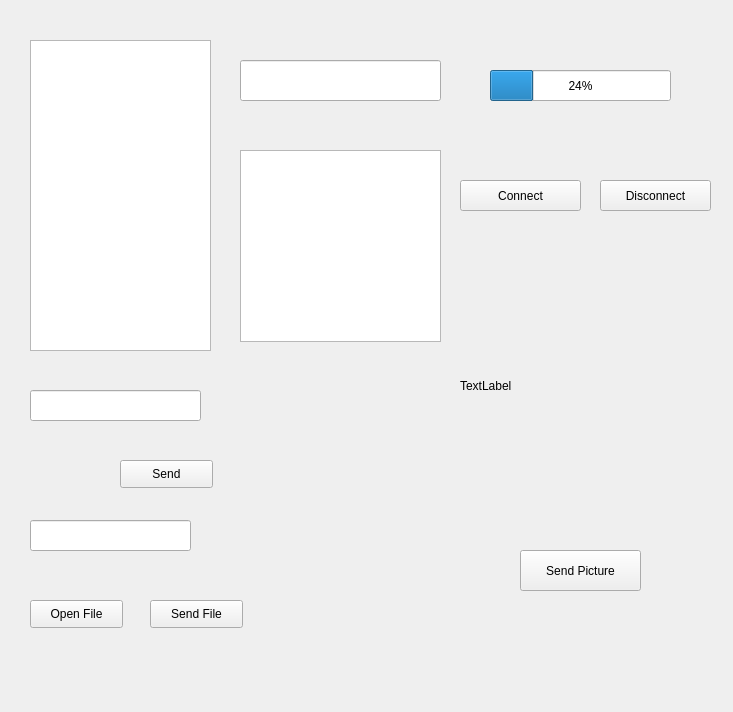
<?xml version="1.0" encoding="UTF-8"?>
<ui version="4.0">
 <class>QtClient</class>
 <widget class="QWidget" name="QtClient">
  <property name="geometry">
   <rect>
    <x>0</x>
    <y>0</y>
    <width>733</width>
    <height>712</height>
   </rect>
  </property>
  <property name="windowTitle">
   <string>QtClient</string>
  </property>
  <widget class="QLineEdit" name="lineEdit">
   <property name="geometry">
    <rect>
     <x>30</x>
     <y>390</y>
     <width>171</width>
     <height>31</height>
    </rect>
   </property>
  </widget>
  <widget class="QLineEdit" name="lineEdit_currentPath">
   <property name="geometry">
    <rect>
     <x>240</x>
     <y>60</y>
     <width>201</width>
     <height>41</height>
    </rect>
   </property>
  </widget>
  <widget class="QLineEdit" name="lineEdit_flieName">
   <property name="geometry">
    <rect>
     <x>30</x>
     <y>520</y>
     <width>161</width>
     <height>31</height>
    </rect>
   </property>
  </widget>
  <widget class="QListWidget" name="listWidget">
   <property name="geometry">
    <rect>
     <x>240</x>
     <y>150</y>
     <width>201</width>
     <height>192</height>
    </rect>
   </property>
  </widget>
  <widget class="QProgressBar" name="progressBar">
   <property name="geometry">
    <rect>
     <x>490</x>
     <y>70</y>
     <width>181</width>
     <height>31</height>
    </rect>
   </property>
   <property name="value">
    <number>24</number>
   </property>
  </widget>
  <widget class="QPushButton" name="pushButton_connect">
   <property name="geometry">
    <rect>
     <x>460</x>
     <y>180</y>
     <width>121</width>
     <height>31</height>
    </rect>
   </property>
   <property name="text">
    <string>Connect</string>
   </property>
  </widget>
  <widget class="QPushButton" name="pushButton_disconnect">
   <property name="geometry">
    <rect>
     <x>600</x>
     <y>180</y>
     <width>111</width>
     <height>31</height>
    </rect>
   </property>
   <property name="text">
    <string>Disconnect</string>
   </property>
  </widget>
  <widget class="QPushButton" name="pushButton_openFile">
   <property name="geometry">
    <rect>
     <x>30</x>
     <y>600</y>
     <width>93</width>
     <height>28</height>
    </rect>
   </property>
   <property name="text">
    <string>Open File</string>
   </property>
  </widget>
  <widget class="QPushButton" name="pushButton_send">
   <property name="geometry">
    <rect>
     <x>120</x>
     <y>460</y>
     <width>93</width>
     <height>28</height>
    </rect>
   </property>
   <property name="text">
    <string>Send</string>
   </property>
  </widget>
  <widget class="QPushButton" name="pushButton_sendFile">
   <property name="geometry">
    <rect>
     <x>150</x>
     <y>600</y>
     <width>93</width>
     <height>28</height>
    </rect>
   </property>
   <property name="text">
    <string>Send File</string>
   </property>
  </widget>
  <widget class="QPushButton" name="pushButton_sendPicture">
   <property name="geometry">
    <rect>
     <x>520</x>
     <y>550</y>
     <width>121</width>
     <height>41</height>
    </rect>
   </property>
   <property name="text">
    <string>Send Picture</string>
   </property>
  </widget>
  <widget class="QTextEdit" name="textEdit">
   <property name="geometry">
    <rect>
     <x>30</x>
     <y>40</y>
     <width>181</width>
     <height>311</height>
    </rect>
   </property>
  </widget>
  <widget class="QWidget" name="widget" native="true">
   <property name="geometry">
    <rect>
     <x>460</x>
     <y>270</y>
     <width>241</width>
     <height>241</height>
    </rect>
   </property>
   <widget class="QLabel" name="label">
    <property name="geometry">
     <rect>
      <x>0</x>
      <y>0</y>
      <width>231</width>
      <height>231</height>
     </rect>
    </property>
    <property name="text">
     <string>TextLabel</string>
    </property>
   </widget>
  </widget>
 </widget>
 <layoutdefault spacing="6" margin="11"/>
 <resources/>
 <connections/>
</ui>
